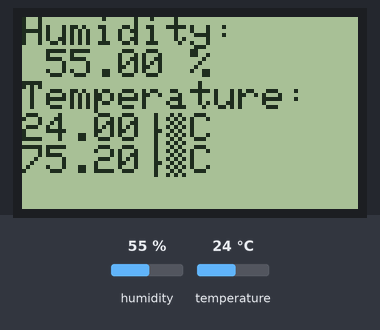
Recording of a sketch running on a simulated Arduino Uno, built with avr-gcc and run on an emulated ATmega328P. Shown: 84×48 one-colour display. The inputs (shaded band) are chosen by the test bench; at power-on: humidity 55 %, temperature 24 °C. What the sketch prints to the serial monitor is not drawn.

Above: at 2.1 s.

Measured:
- what the display in image 0 shows lasts 2.0 s, from 2.1 s to 4.1 s

The sketch:

3.1.ino
```cpp
#include "DHT.h"
#include <Adafruit_GFX.h>
#include <Adafruit_PCD8544.h>

#define DHTPIN 2     // Digital pin connected to the DHT sensor
// Feather HUZZAH ESP8266 note: use pins 3, 4, 5, 12, 13 or 14 --
// Pin 15 can work but DHT must be disconnected during program upload.

// Uncomment whatever type you're using!
#define DHTTYPE DHT11   // DHT 11
//#define DHTTYPE DHT22   // DHT 22  (AM2302), AM2321
//#define DHTTYPE DHT21   // DHT 21 (AM2301)

// Connect pin 1 (on the left) of the sensor to +5V
// NOTE: If using a board with 3.3V logic like an Arduino Due connect pin 1
// to 3.3V instead of 5V!
// Connect pin 2 of the sensor to whatever your DHTPIN is
// Connect pin 4 (on the right) of the sensor to GROUND
// Connect a 10K resistor from pin 2 (data) to pin 1 (power) of the sensor

// Initialize DHT sensor.
// Note that older versions of this library took an optional third parameter to
// tweak the timings for faster processors.  This parameter is no longer needed
// as the current DHT reading algorithm adjusts itself to work on faster procs.
DHT dht(DHTPIN, DHTTYPE);
Adafruit_PCD8544 display = Adafruit_PCD8544(7, 6, 5, 4, 3);

void setup() {
  Serial.begin(9600);
  Serial.println(F("DHTxx test!"));
  // init done
  display.begin();
  dht.begin();
  display.setRotation(2);  // rotate 90 degrees counter clockwise, can also use values of 2 and 3 to go further.
  display.setContrast(50);
  display.clearDisplay();   // clears the screen and buffer


}

void loop() {
  // Wait a few seconds between measurements.
  delay(2000);

  float h = dht.readHumidity();
  Serial.print(h);
  float t = dht.readTemperature();
  float f = dht.readTemperature(true);
  if (isnan(h) || isnan(t) || isnan(f)) {
    Serial.println(F("Failed to read from DHT sensor!"));
    return;
  }

  float hif = dht.computeHeatIndex(f, h);

  float hic = dht.computeHeatIndex(t, h, false);

  display.print("Humidity: \n ");
  display.print(h);
  display.print(" %");
  display.print("\n");
  display.print( "Temperature: ");
  display.print("\n");
  display.print(t);
  display.print("°C ");
  display.print("\n");
  display.print(f);
  display.print("°C ");
  display.print("\n");

  display.display();
  display.clearDisplay();   // clears the screen and buffer
}
```
